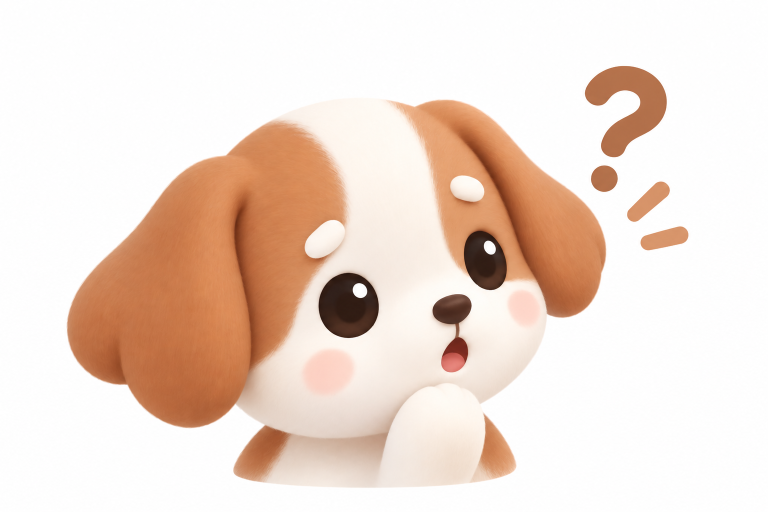
#> input picture assets/댕브리_궁금.png, 1536 x 1024 px (shown at 1/2 size)
$ python -i mascot-cutout.py   (imports and definitions only)
#> lines starting #> are read from the running program, lines starting #| are printed output that depends on the picture
# -*- coding: utf-8 -*-
"""
댕브리 마스코트 에셋(assets/댕브리_*.png) → static/mascot/ 투명 webp.

한 번 만들어 두면 되는 도구라 Node 가 아닌 Python 으로 두었어요.
    pip install rembg onnxruntime pillow
    python scripts/mascot-cutout.py            # 전부
    python scripts/mascot-cutout.py run wave   # 일부만 (curious / finish / wave / run)

- 궁금 / 마무리 / 인사: rembg(u2net) 로 배경을 지우고 여백을 잘라 저장
- 달리기: 달리기2 시트(3줄 x 6칸, 18프레임)를 잘라 각각 배경 제거 후,
  18장 공통 배율로 발끝을 같은 바닥선에 맞춘 정사각 캔버스에 담아 저장
  (isnet-anime 모델은 작은 프레임을 놓치거나 귀·다리를 잘라 먹어 u2net 을 씁니다)
- 확인용으로 파란 배경에 얹은 그림을 scripts/.mascot-check/ 에 함께 남깁니다 (git 제외)
"""
import os
import sys

from PIL import Image
from rembg import new_session, remove

ROOT = os.path.dirname(os.path.dirname(os.path.abspath(__file__)))
ASSETS = os.path.join(ROOT, 'assets')
OUT = os.path.join(ROOT, 'static', 'mascot')
CHECK = os.path.join(ROOT, 'scripts', '.mascot-check')
# [2 lines not run here, left out]

MODEL = os.environ.get('REMBG_MODEL', 'u2net')
# [1 line that did not run here, left out]


# [26 lines left out: function largest_blob, not called in this run]


def cut(im: Image.Image, single: bool = False) -> Image.Image:
    """배경을 지우고(RGBA) 알파 기준으로 여백을 잘라냅니다. single 이면 가장 큰 덩어리만 남겨요."""
    rgba = remove(im.convert('RGB'), session=session, post_process_mask=True)
    if single:
        rgba.putalpha(largest_blob(rgba.getchannel('A')))
    box = rgba.getchannel('A').point(lambda a: 255 if a > 8 else 0).getbbox()
    return rgba.crop(box)


# [89 lines left out: functions save, square, pack_run, run_frames, not called in this run]


# [27 lines not run here, left out]

>>> import cv2
>>> picture = cv2.imread('../assets/댕브리_궁금.png', cv2.IMREAD_GRAYSCALE)
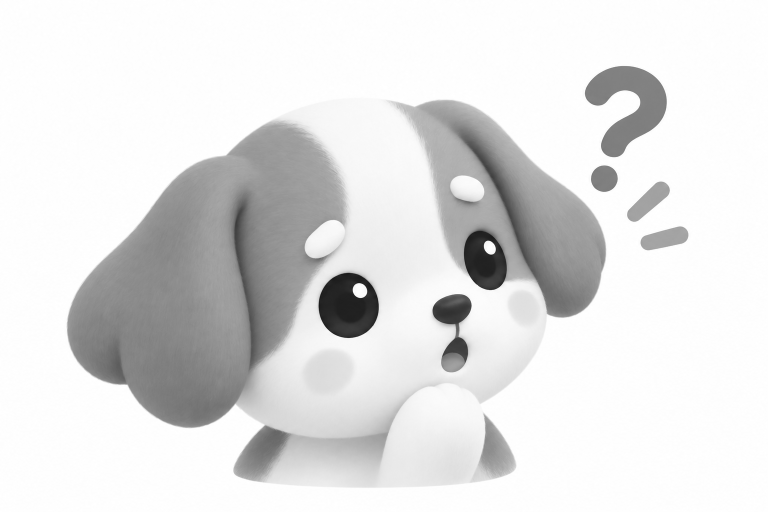
#> picture: shape (1024, 1536) (shown at 1/2 size); min 18, max 255, mean 224.7
>>> result = cut(picture)
#> (the run stopped early here; a loop or call above may not have finished)

$ run again, on assets/image.png
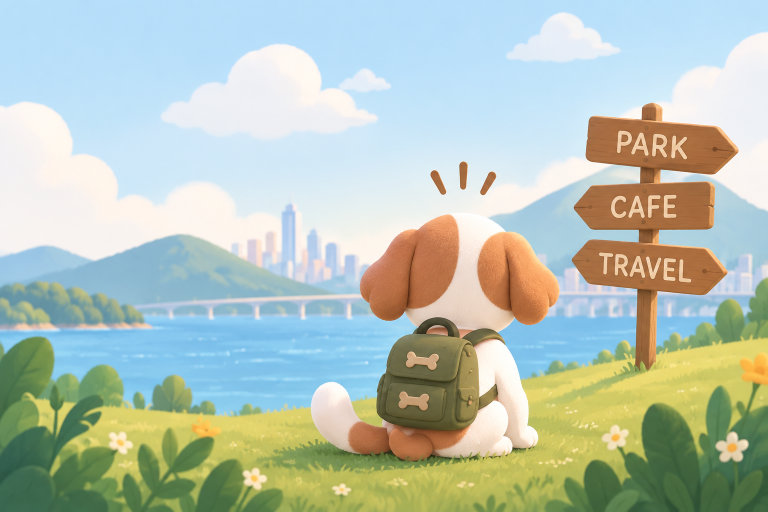
#> input picture assets/image.png, 1536 x 1024 px (shown at 1/2 size)
#> `picture = cv2.imread('../assets/댕브리_궁금.png', cv2.IMREAD_GRAYSCALE)`:
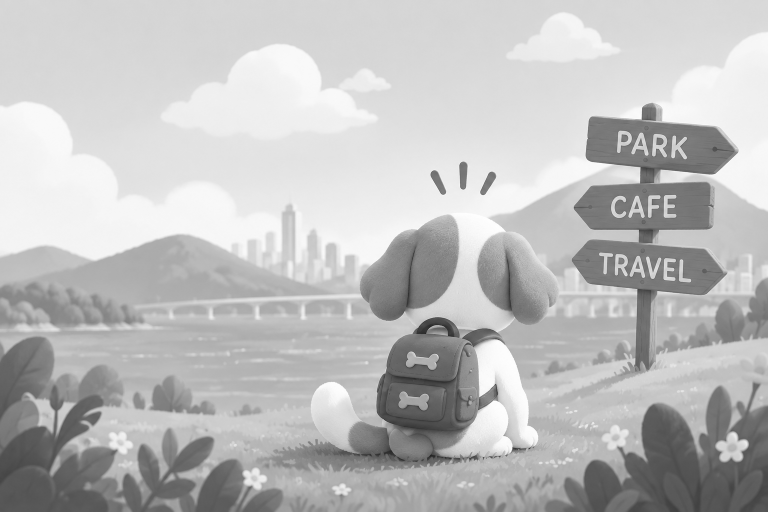
#> picture: shape (1024, 1536) (shown at 1/2 size); min 26, max 255, mean 189.2

$ run again, on assets/그레이하운드,골든리트리버,진돗개.png
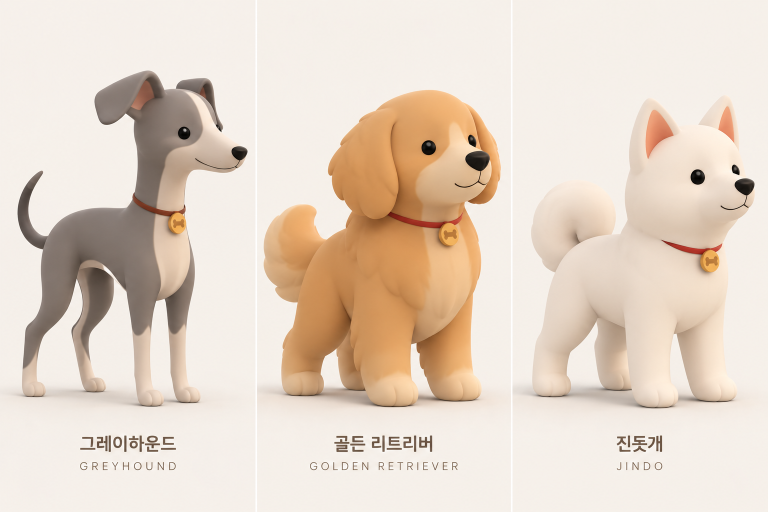
#> input picture assets/그레이하운드,골든리트리버,진돗개.png, 1536 x 1024 px (shown at 1/2 size)
#> `picture = cv2.imread('../assets/댕브리_궁금.png', cv2.IMREAD_GRAYSCALE)`:
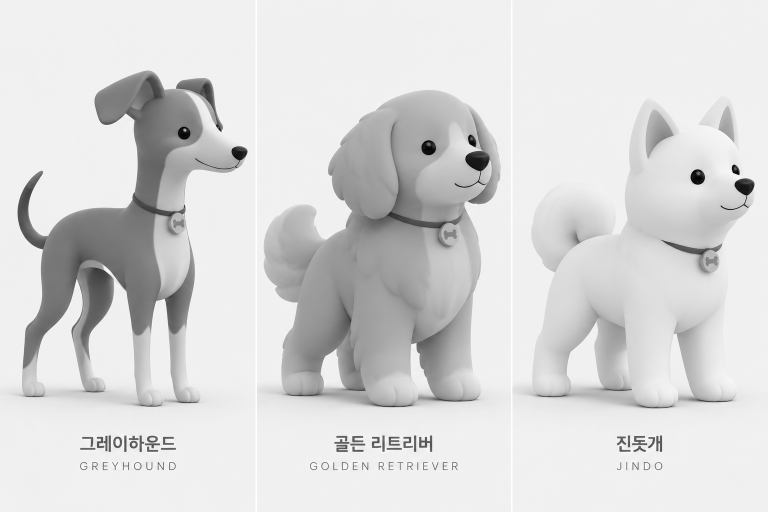
#> picture: shape (1024, 1536) (shown at 1/2 size); min 0, max 255, mean 216.5
